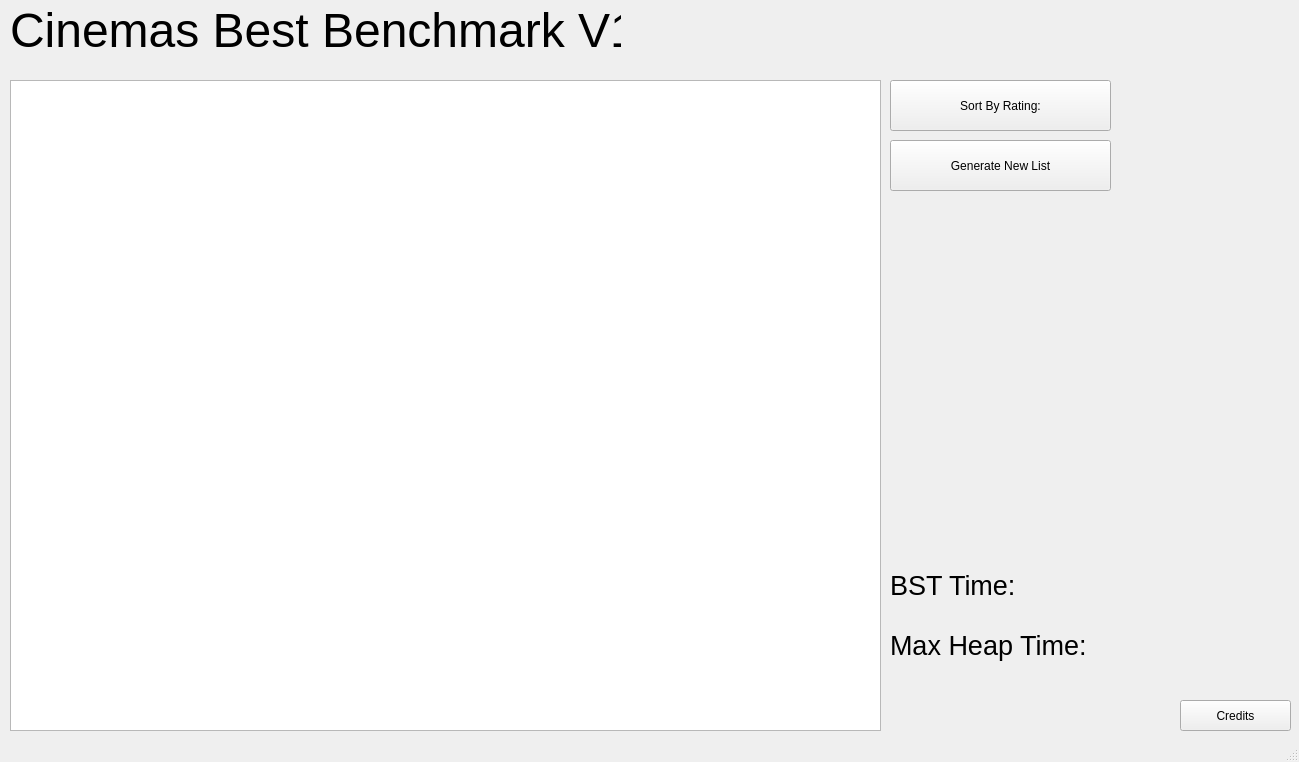
<?xml version="1.0" encoding="UTF-8"?>
<ui version="4.0">
 <class>MainWindow</class>
 <widget class="QMainWindow" name="MainWindow">
  <property name="geometry">
   <rect>
    <x>0</x>
    <y>0</y>
    <width>1299</width>
    <height>762</height>
   </rect>
  </property>
  <property name="windowTitle">
   <string>MainWindow</string>
  </property>
  <widget class="QWidget" name="centralwidget">
   <widget class="QPushButton" name="SortButton">
    <property name="geometry">
     <rect>
      <x>890</x>
      <y>80</y>
      <width>221</width>
      <height>51</height>
     </rect>
    </property>
    <property name="autoFillBackground">
     <bool>false</bool>
    </property>
    <property name="text">
     <string>Sort By Rating:</string>
    </property>
    <property name="autoRepeat">
     <bool>false</bool>
    </property>
   </widget>
   <widget class="QLabel" name="HeadingLabel">
    <property name="geometry">
     <rect>
      <x>10</x>
      <y>0</y>
      <width>611</width>
      <height>61</height>
     </rect>
    </property>
    <property name="font">
     <font>
      <pointsize>36</pointsize>
     </font>
    </property>
    <property name="text">
     <string>Cinemas Best Benchmark V1</string>
    </property>
   </widget>
   <widget class="QPushButton" name="GenerateButton">
    <property name="geometry">
     <rect>
      <x>890</x>
      <y>140</y>
      <width>221</width>
      <height>51</height>
     </rect>
    </property>
    <property name="autoFillBackground">
     <bool>false</bool>
    </property>
    <property name="text">
     <string>Generate New List</string>
    </property>
    <property name="autoRepeat">
     <bool>false</bool>
    </property>
   </widget>
   <widget class="QPushButton" name="Credits">
    <property name="geometry">
     <rect>
      <x>1180</x>
      <y>700</y>
      <width>111</width>
      <height>31</height>
     </rect>
    </property>
    <property name="autoFillBackground">
     <bool>false</bool>
    </property>
    <property name="text">
     <string>Credits</string>
    </property>
    <property name="autoRepeat">
     <bool>false</bool>
    </property>
   </widget>
   <widget class="QLabel" name="BSTTimeLabel">
    <property name="geometry">
     <rect>
      <x>890</x>
      <y>560</y>
      <width>401</width>
      <height>51</height>
     </rect>
    </property>
    <property name="font">
     <font>
      <pointsize>20</pointsize>
     </font>
    </property>
    <property name="text">
     <string>BST Time:</string>
    </property>
   </widget>
   <widget class="QLabel" name="MaxHeapTimeLabel">
    <property name="geometry">
     <rect>
      <x>890</x>
      <y>620</y>
      <width>401</width>
      <height>51</height>
     </rect>
    </property>
    <property name="font">
     <font>
      <pointsize>20</pointsize>
     </font>
    </property>
    <property name="text">
     <string>Max Heap Time:</string>
    </property>
   </widget>
   <widget class="QTableWidget" name="tableWidget">
    <property name="geometry">
     <rect>
      <x>10</x>
      <y>80</y>
      <width>871</width>
      <height>651</height>
     </rect>
    </property>
   </widget>
   <zorder>tableWidget</zorder>
   <zorder>SortButton</zorder>
   <zorder>HeadingLabel</zorder>
   <zorder>GenerateButton</zorder>
   <zorder>Credits</zorder>
   <zorder>BSTTimeLabel</zorder>
   <zorder>MaxHeapTimeLabel</zorder>
  </widget>
  <widget class="QStatusBar" name="statusbar"/>
 </widget>
 <resources/>
 <connections/>
</ui>
